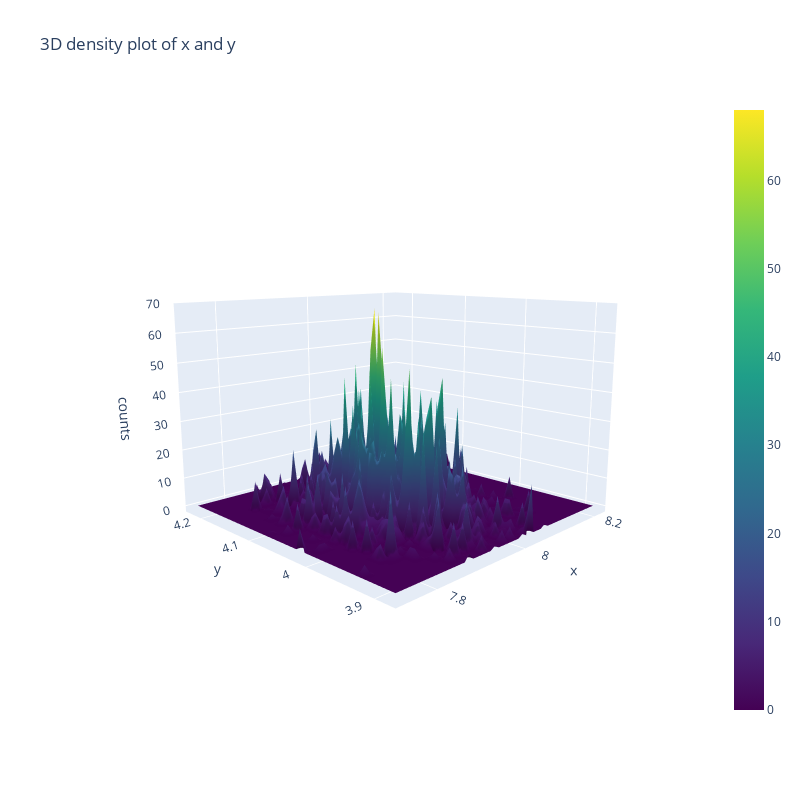
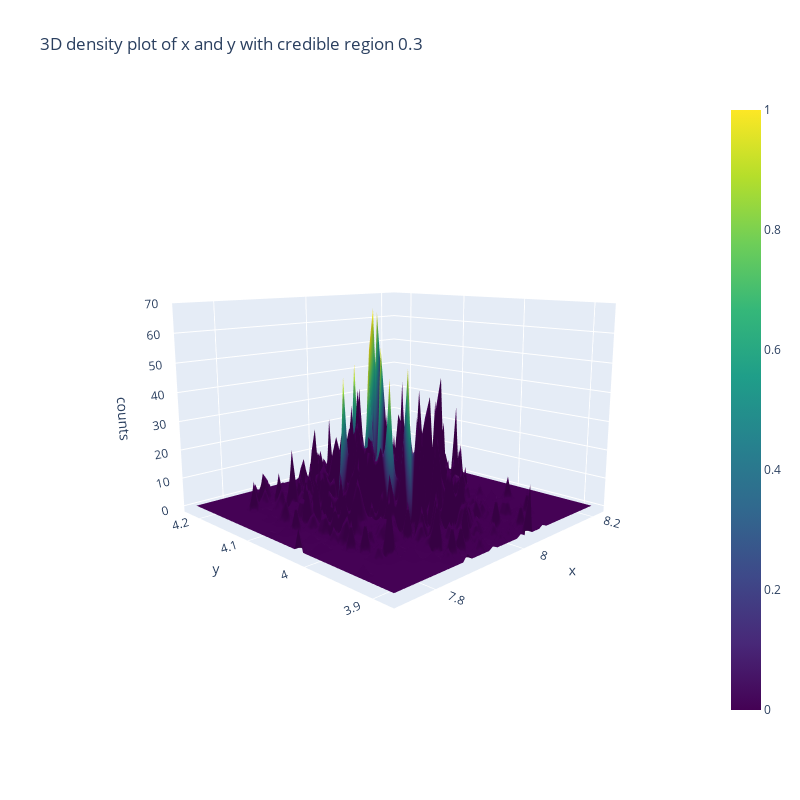
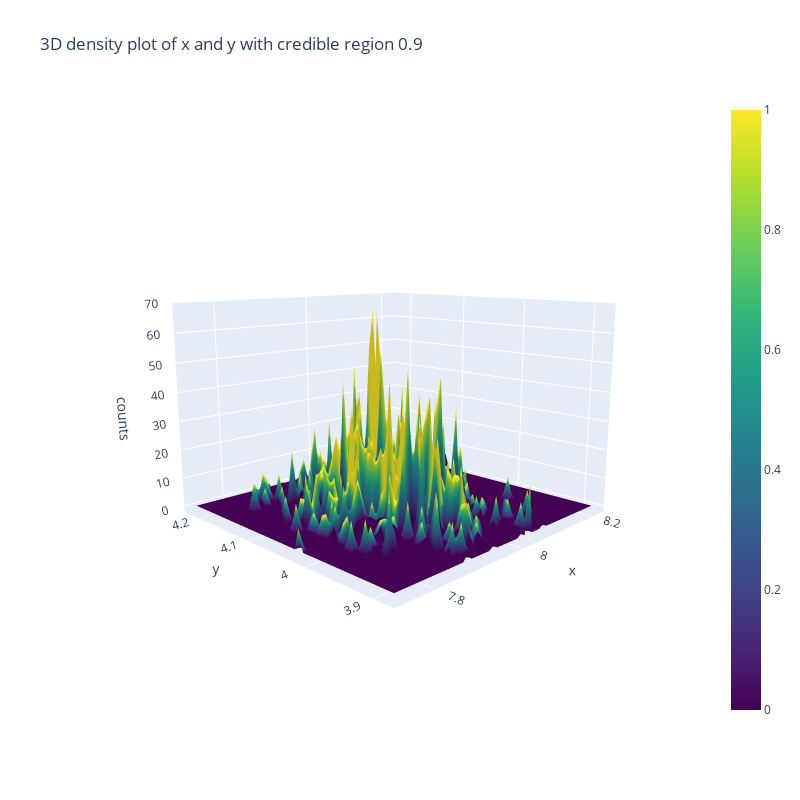

Here is the notebook cell these charts were saved with, in order:
### Code cell
import plotly.graph_objects as go

def density_plot_3D(Thetas, bins, x_axis=0, y_axis=1, x_name="x", y_name="y", burn_in=0, credible_region=95, figsize=(800, 800)):
    """
    Plot an interactive 3D heatmap of a pair of dimensions from the input data.

    Arguments:
    Thetas (np.array): the value of parameters generated by the MCMC model
    bins (int): the number of bins of each histogram and heat map
    x_axis (int): the index of the x-axis to plot
    y_axis (int): the index of the y-axis to plot
    x_name (string): the name of the x-axis to plot
    y_name (string): the name of the y-axis to plot
    burn_in (int): the number of the data points want to "burn_in" for the graph
    credible_region (float): the size of the credible region in percent
    figsize (tuple): the size of the figure

    Returns:
    None
    """
    Thetas = np.asarray(Thetas)

    # prepare the data for the 2D histogram
    hist, xedges, yedges = np.histogram2d(Thetas[burn_in:, x_axis], Thetas[burn_in:, y_axis], bins=bins)
    xmid = 0.5*(xedges[1:] + xedges[:-1])
    ymid = 0.5*(yedges[1:] + yedges[:-1])
    X, Y = np.meshgrid(xmid, ymid)

    if (credible_region):
        datasize = Thetas.shape[0]
        credible_value = credible_region*datasize-burn_in
        # create mask for credible region
        cr_mask = np.zeros_like(hist)
        posts_prob = 0
        posts = hist.copy()
        max_pos_idx = np.argmax(posts)
        max_x = int(max_pos_idx//bins)
        max_y = int(max_pos_idx%bins)
        posts_prob += posts[max_x, max_y]
        posts[max_x, max_y] = -1
        cr_mask[max_x, max_y] = 1
        max_hist = hist[max_x, max_y]
        # marking the bins inside the credible region
        while(posts_prob<credible_value):
            max_pos_idx = np.argmax(posts)
            max_x = int(max_pos_idx//bins)
            max_y = int(max_pos_idx%bins)
            posts_prob += posts[max_x, max_y]
            posts[max_x, max_y] = -1
            cr_mask[max_x, max_y] = 1
        del posts
        # ploting the density plot of the inputed data
        fig = go.Figure(data=[go.Surface(x=X, y=Y, z=hist.T, surfacecolor=cr_mask.T, colorscale="Viridis")])
        # create 3D heatmap with the data prepared above
        fig.update_layout(
            title=f"3D density plot of {x_name} and {y_name} with credible region {credible_region}",
            autosize=False,
            width=figsize[0],
            height=figsize[1],
            scene=dict(
                xaxis_title=x_name,
                yaxis_title=y_name,
                zaxis_title="counts",
                aspectratio=dict(x=1, y=1, z=0.7),
                camera_eye=dict(x=-1.7, y=-1.7, z=0.5),
                dragmode="orbit",
                ),
        )
    else:
        # ploting the density plot of the inputed data
        fig = go.Figure(data=[go.Surface(x=X, y=Y, z=hist.T , colorscale="Viridis")])
        # create 3D heatmap with the data prepared above
        fig.update_layout(
            title=f"3D density plot of {x_name} and {y_name}",
            autosize=False,
            width=figsize[0],
            height=figsize[1],
            scene=dict(
                xaxis_title=x_name,
                yaxis_title=y_name,
                zaxis_title="counts",
                aspectratio=dict(x=1, y=1, z=0.7),
                camera_eye=dict(x=-1.7, y=-1.7, z=0.5),
                dragmode="orbit",
                ),
        )
    fig.show()

for cr in [0, 0.3, 0.9]:
    density_plot_3D(Res["Thetas"], bins=50, burn_in=2500, credible_region=cr)

### Figure 1 — Plotly figure (JSON) as saved in the notebook; plotly's stock layout.template omitted (floating-point values rounded to 4 significant figures; data arrays with more than 128 entries replaced by an {"elided": "..."} marker saying what was removed)
{"data": [{"colorscale": [[0, "#440154"], [0.1111, "#482878"], [0.2222, "#3e4989"], [0.3333, "#31688e"], [0.4444, "#26828e"], [0.5556, "#1f9e89"], [0.6667, "#35b779"], [0.7778, "#6ece58"], [0.8889, "#b5de2b"], [1, "#fde725"]], "type": "surface", "x": {"elided": "50x50 float values"}, "y": {"elided": "50x50 float values"}, "z": {"elided": "50x50 int values"}}], "layout": {"autosize": false, "height": 800, "scene": {"aspectratio": {"x": 1, "y": 1, "z": 0.7}, "camera": {"eye": {"x": -1.7, "y": -1.7, "z": 0.5}}, "dragmode": "orbit", "xaxis": {"title": {"text": "x"}}, "yaxis": {"title": {"text": "y"}}, "zaxis": {"title": {"text": "counts"}}}, "title": {"text": "3D density plot of x and y"}, "width": 800}}

### Figure 2 — Plotly figure (JSON) as saved in the notebook; plotly's stock layout.template omitted (floating-point values rounded to 4 significant figures; data arrays with more than 128 entries replaced by an {"elided": "..."} marker saying what was removed)
{"data": [{"colorscale": [[0, "#440154"], [0.1111, "#482878"], [0.2222, "#3e4989"], [0.3333, "#31688e"], [0.4444, "#26828e"], [0.5556, "#1f9e89"], [0.6667, "#35b779"], [0.7778, "#6ece58"], [0.8889, "#b5de2b"], [1, "#fde725"]], "surfacecolor": {"elided": "50x50 int values"}, "type": "surface", "x": {"elided": "50x50 float values"}, "y": {"elided": "50x50 float values"}, "z": {"elided": "50x50 int values"}}], "layout": {"autosize": false, "height": 800, "scene": {"aspectratio": {"x": 1, "y": 1, "z": 0.7}, "camera": {"eye": {"x": -1.7, "y": -1.7, "z": 0.5}}, "dragmode": "orbit", "xaxis": {"title": {"text": "x"}}, "yaxis": {"title": {"text": "y"}}, "zaxis": {"title": {"text": "counts"}}}, "title": {"text": "3D density plot of x and y with credible region 0.3"}, "width": 800}}

### Figure 3 — Plotly figure (JSON) as saved in the notebook; plotly's stock layout.template omitted (floating-point values rounded to 4 significant figures; data arrays with more than 128 entries replaced by an {"elided": "..."} marker saying what was removed)
{"data": [{"colorscale": [[0, "#440154"], [0.1111, "#482878"], [0.2222, "#3e4989"], [0.3333, "#31688e"], [0.4444, "#26828e"], [0.5556, "#1f9e89"], [0.6667, "#35b779"], [0.7778, "#6ece58"], [0.8889, "#b5de2b"], [1, "#fde725"]], "surfacecolor": {"elided": "50x50 int values"}, "type": "surface", "x": {"elided": "50x50 float values"}, "y": {"elided": "50x50 float values"}, "z": {"elided": "50x50 int values"}}], "layout": {"autosize": false, "height": 800, "scene": {"aspectratio": {"x": 1, "y": 1, "z": 0.7}, "camera": {"eye": {"x": -1.7, "y": -1.7, "z": 0.5}}, "dragmode": "orbit", "xaxis": {"title": {"text": "x"}}, "yaxis": {"title": {"text": "y"}}, "zaxis": {"title": {"text": "counts"}}}, "title": {"text": "3D density plot of x and y with credible region 0.9"}, "width": 800}}
